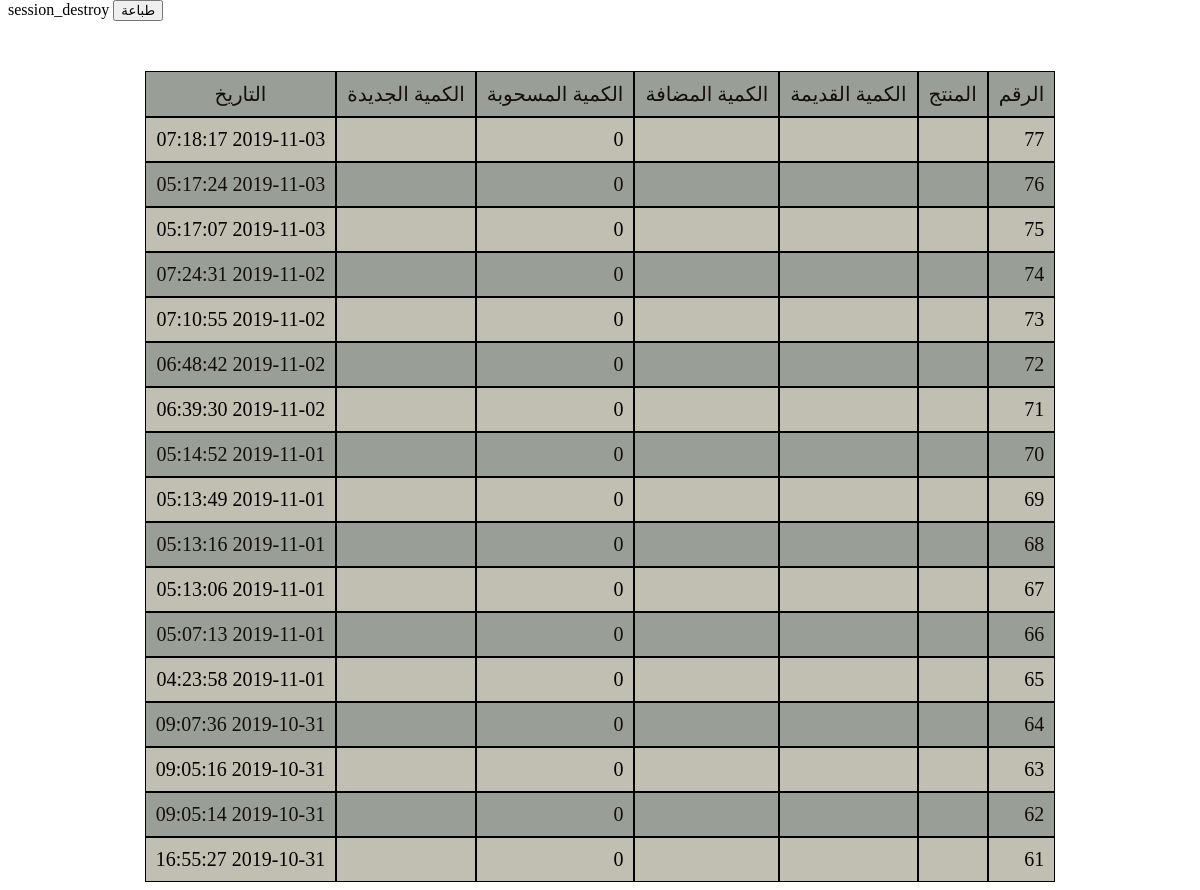
The page /history_select.php on the database its author committed.
### tables this page shows
CREATE TABLE `history` (
  `hid` int(11) NOT NULL,
  `sid` int(30) NOT NULL,
  `eid` int(30) NOT NULL,
  `cno` varchar(50) NOT NULL,
  `dname` varchar(100) NOT NULL,
  `pname` varchar(100) NOT NULL,
  `ptype` varchar(30) NOT NULL,
  `oldqty` int(30) NOT NULL,
  `pqty` int(30) NOT NULL,
  `hsub` int(11) NOT NULL,
  `newqty` int(30) NOT NULL,
  `ldate1` date NOT NULL,
  `ldate2` date NOT NULL,
  `hdate` timestamp NOT NULL DEFAULT CURRENT_TIMESTAMP
);

### history_select.php (the view, shortened to what this page needs)
<!doctype html>
<html>
<head>
<link rel="stylesheet" type="text/css" href="css/insert_store.css">
	</head>
<body>
<input type="button" onclick="printDiv('printPage')" value="طباعة" />
  <div id="printPage">
<?php
$query=mysql_query("select * from history order by hid desc") or die("error in table name");
if (mysql_num_rows($query)==0) {
 echo"<p class='add'><script> document.write(' تم تعديل بنجاح') </script></p>";
}
else
{  ?>
<center>
<table class="table" width="70%"  cellpadding="10" cellspacing="0" >
  <tr class="title" >
        <td>الرقم</td>
           <td>المنتج</td>
              <td>الكمية القديمة</td>
                 <td>الكمية المضافة</td>
                    <td>الكمية المسحوبة</td>
                     <td>الكمية الجديدة</td>
                     <td>التاريخ</td>
  </tr>
<?php
while ($row=mysql_fetch_array($query)) {
echo "
<tr>
<td>".$row['hid']."</td>
<td>".$row['hpro']."</td>
<td>".$row['hcurqty']."</td>
<td>".$row['hadd']."</td>
<td>".$row['hsub']."</td>
<td>".$row['hnew']."</td>
<td>".$row['hdate']."</td>
</tr>
";
}
?>
</table>
<?php
}
?>
</div>
</body>
</html>

### css/insert_store.css (style rules this page uses)
* { margin-top: 0; }
.table { font-size: 20px; width: auto; text-align: right; direction: rtl; margin-top: 50px; background: rgba(150, 146, 125, 0.59); font-style: Calibri ; }
td { border: black 1px; border-style: ridge; }
tr { height: auto; border-style: ridge; }
.table tr:nth-child(odd) { background-color: rgba(127, 137, 132, 0.59); color: #150e0e; }
table .title { background: #8d8a86; text-align: center; font-size: 20px; }

### rows shown on the page
history: hid "77", hsub "0", hdate "2019-11-03 07:18:17"
history: hid "76", hsub "0", hdate "2019-11-03 05:17:24"
history: hid "75", hsub "0", hdate "2019-11-03 05:17:07"
history: hid "74", hsub "0", hdate "2019-11-02 07:24:31"
history: hid "73", hsub "0", hdate "2019-11-02 07:10:55"
history: hid "72", hsub "0", hdate "2019-11-02 06:48:42"
history: hid "71", hsub "0", hdate "2019-11-02 06:39:30"
history: hid "70", hsub "0", hdate "2019-11-01 05:14:52"
history: hid "69", hsub "0", hdate "2019-11-01 05:13:49"
history: hid "68", hsub "0", hdate "2019-11-01 05:13:16"
history: hid "67", hsub "0", hdate "2019-11-01 05:13:06"
history: hid "66", hsub "0", hdate "2019-11-01 05:07:13"
history: hid "65", hsub "0", hdate "2019-11-01 04:23:58"
history: hid "64", hsub "0", hdate "2019-10-31 09:07:36"
history: hid "63", hsub "0", hdate "2019-10-31 09:05:16"
history: hid "62", hsub "0", hdate "2019-10-31 09:05:14"
history: hid "61", hsub "0", hdate "2019-10-31 16:55:27"
